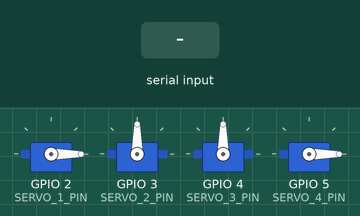
Simulated run of this sketch. Board: ESP32-S3. Parts: 4 × servo. Inputs (shaded band) come from the test bench. What the sketch prints to the serial monitor is not drawn.

Above: at 1.8 s.
1.9 s: "DISPENSE_1\n" received over the second serial link
At 3.2 s:
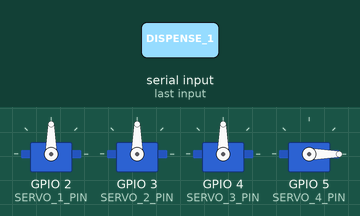
4.9 s: "DISPENSE_2\n" received over the second serial link
At 5.3 s:
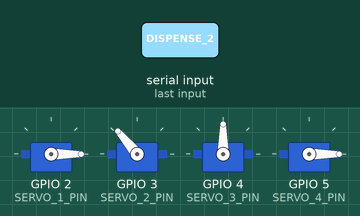
7.2 s: "DISPENSE_3\n" received over the second serial link
At 7.8 s:
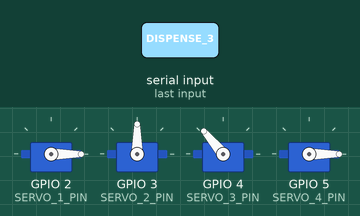
9.5 s: "DISPENSE_4\n" received over the second serial link
At 10.2 s:
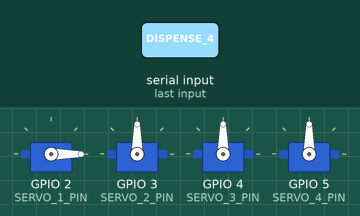
Timing chart, 0 to 13.0 s (numbered marks = the images above; inputs shaded):
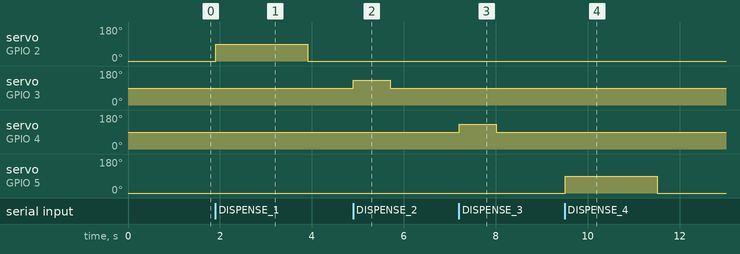

Measured:
- after the input at 1.9 s, servo on GPIO 2 (SERVO_1_PIN): 0° → 90° at once, → 0° 2.0 s later
- after the input at 4.9 s, servo on GPIO 3 (SERVO_2_PIN): 90° → 130° at once, → 90° 0.80 s later
- after the input at 7.2 s, servo on GPIO 4 (SERVO_3_PIN): 90° → 130° at once, → 90° 0.80 s later
- after the input at 9.5 s, servo on GPIO 5 (SERVO_4_PIN): 0° → 90° at once, → 0° 2.0 s later

The sketch:

mega.ino.ino
```cpp
// Arduino Mega 2560 - 4 Servo Pill Dispenser
// Servos 1 & 4: 180-degree positional
// Servos 2 & 3: 360-degree continuous rotation
#include <Servo.h>

#define SERVO_1_PIN 2
#define SERVO_2_PIN 3
#define SERVO_3_PIN 4
#define SERVO_4_PIN 5

Servo servo1, servo2, servo3, servo4;

// --- Positional servo settings (servos 1 & 4) ---
#define DISPENSE_ANGLE 90
#define HOME_ANGLE     0
#define DISPENSE_TIME  2000   // ms held open

// --- Continuous servo settings (servos 2 & 3) ---
#define CR_STOP        90     // neutral: no rotation
#define CR_FORWARD     130    // moderate speed one direction (tune this)
#define CR_SPIN_TIME   800    // ms of rotation per dispense (tune this)

void setup() {
  Serial.begin(115200);
  while (!Serial && millis() < 5000) delay(10);
  Serial.println("\n\n=== Arduino Mega - 4 Servo Pill Dispenser ===");

  servo1.attach(SERVO_1_PIN);
  servo2.attach(SERVO_2_PIN);
  servo3.attach(SERVO_3_PIN);
  servo4.attach(SERVO_4_PIN);

  // Home = angle 0 for positional, STOP for continuous
  servo1.write(HOME_ANGLE);
  servo2.write(CR_STOP);
  servo3.write(CR_STOP);
  servo4.write(HOME_ANGLE);
  delay(500);
  Serial.println("✓ All 4 servos attached and homed/stopped");

  Serial1.begin(115200);
  delay(100);
  Serial.println("✓ Serial1 initialized - Waiting for commands from ESP32 RESPONSE READY");
  Serial1.println("READY");
}

void loop() {
  if (Serial1.available()) {
    String command = Serial1.readStringUntil('\n');
    command.trim();
    Serial.print("Received command: ");
    Serial.println(command);

    if      (command == "DISPENSE_1") { dispensePositional(servo1, 1); Serial1.println("ACK: Tube 1 dispensed"); }
    else if (command == "DISPENSE_2") { dispenseContinuous(servo2, 2); Serial1.println("ACK: Tube 2 dispensed"); }
    else if (command == "DISPENSE_3") { dispenseContinuous(servo3, 3); Serial1.println("ACK: Tube 3 dispensed"); }
    else if (command == "DISPENSE_4") { dispensePositional(servo4, 4); Serial1.println("ACK: Tube 4 dispensed"); }
    else if (command == "HOME")       { homeAllServos();               Serial1.println("ACK: All servos homed"); }
    else                              { Serial1.println("ERROR: Unknown command"); }
  }
  delay(10);
}

// 180° servo: open gate, hold, close
void dispensePositional(Servo &servo, int tube) {
  Serial.print("Dispensing (positional) Tube ");
  Serial.println(tube);
  servo.write(DISPENSE_ANGLE);
  delay(DISPENSE_TIME);
  servo.write(HOME_ANGLE);
  delay(500);
  Serial.print("Tube ");
  Serial.print(tube);
  Serial.println(" dispensed");
}

// 360° servo: spin for a fixed time, then stop
void dispenseContinuous(Servo &servo, int tube) {
  Serial.print("Dispensing (continuous) Tube ");
  Serial.println(tube);
  servo.write(CR_FORWARD);
  delay(CR_SPIN_TIME);
  servo.write(CR_STOP);
  delay(500);
  Serial.print("Tube ");
  Serial.print(tube);
  Serial.println(" dispensed");
}

void homeAllServos() {
  Serial.println("Homing/stopping all servos...");
  servo1.write(HOME_ANGLE);
  servo2.write(CR_STOP);
  servo3.write(CR_STOP);
  servo4.write(HOME_ANGLE);
  delay(500);
  Serial.println("Done");
}
```
